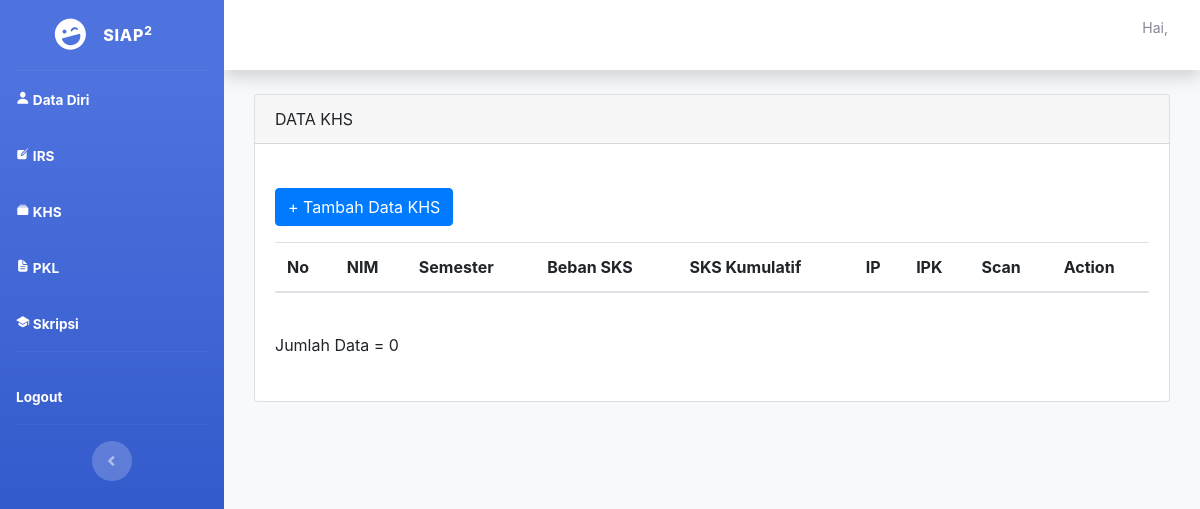
Page /mhs_khs.php on the earlier database version.
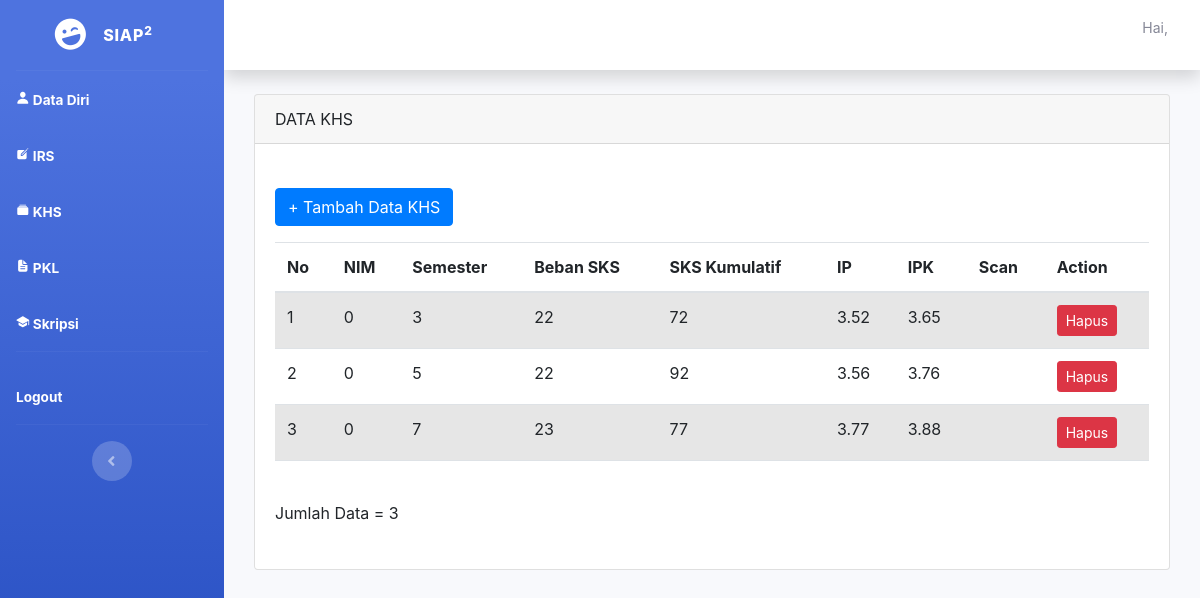
Same page on the later database version.
### tables this page shows
CREATE TABLE `khs` (
  `id` int(11) NOT NULL,
  `nim` bigint(14) DEFAULT NULL,
  `smt` int(11) DEFAULT NULL,
  `sks` int(11) DEFAULT NULL,
  `sks_kumulatif` int(11) DEFAULT NULL,
  `ip` varchar(255) DEFAULT NULL,
  `ipk` varchar(255) DEFAULT NULL,
  `scan` varchar(255) NOT NULL,
  `verif` enum('Sudah','Belum') NOT NULL
);

### mhs_khs.php (the view, shortened to what this page needs)
<?php
require_once('config.php');
$nim = $_SESSION['nim'];
?>
<!DOCTYPE html>
<html lang="en">
<head>
</head>
<body id="page-top">
    <div id="wrapper">
        <div id="content-wrapper" class="d-flex flex-column">
            <div id="content">
                <div class="container-fluid">
                    <div class="s">
                        <div class="container">
                            <div class="card mt-4">
                                <div class="card-header">DATA KHS</div>
                                <div class="card-body">
                                <br>
                                <a class="btn btn-primary mb-3" href="mhs_khs_add.php">+ Tambah Data KHS</a>
                                <table class="table table-striped">
                                    <thead>
                                        <tr>
                                            <th>No</th>
                                            <th>NIM</th>
                                            <th>Semester</th>
                                            <th>Beban SKS</th>
                                            <th>SKS Kumulatif</th>
                                            <th>IP</th>
                                            <th>IPK</th>
                                            <th>Scan</th>
                                            <th>Action</th>
                                        </tr>
                                    </thead>
                                    <tbody>
                                    <?php
                                        $query = "SELECT * FROM khs WHERE nim = '$nim' ORDER BY smt ";
                                        $result = $conn->query($query);
                                        $i = 1;
                                        while ($row = $result->fetch_assoc()) {
                                            echo "<tr>";
                                            echo "<td>".$i."</td>";
                                            echo "<td>".$row['nim']."</td>";
                                            echo "<td>".$row['smt']."</td>";
                                            echo "<td>".$row['sks']."</td>";
                                            echo "<td>".$row['sks_kumulatif']."</td>";
                                            echo "<td>".$row['ip']."</td>";
                                            echo "<td>".$row['ipk']."</td>";
                                            echo '<td><a href="upload/' .$row['scan'] . '">' .$row
                                            ['scan'].'</a></td>';
                                            echo '<td>
                                            <a class="btn btn-danger btn-sm" href="mhs_khs_delete.php?id=' . $row["smt"] . '">Hapus</a>
                                            </td>';
                                            echo "</tr>";
                                            $i++;
                                        }
                                        ?>
                                </table>
                                <br>
                                <?php echo 'Jumlah Data = ' . $result->num_rows;
                                ?>
                                <br><br>
                                </div>
                            </div>
                        </div>
                    </div>
                </div>
            </div>
        </div>
    </div>
</body>
</html>

Differences in the rows shown:
added khs: nim "0", smt "3", sks "22", sks_kumulatif "72", ip "3.52", ipk "3.65"
added khs: nim "0", smt "5", sks "22", sks_kumulatif "92", ip "3.56", ipk "3.76"
added khs: nim "0", smt "7", sks "23", sks_kumulatif "77", ip "3.77", ipk "3.88"
Other differences:
$result->num_rows: "0" → (not shown)
